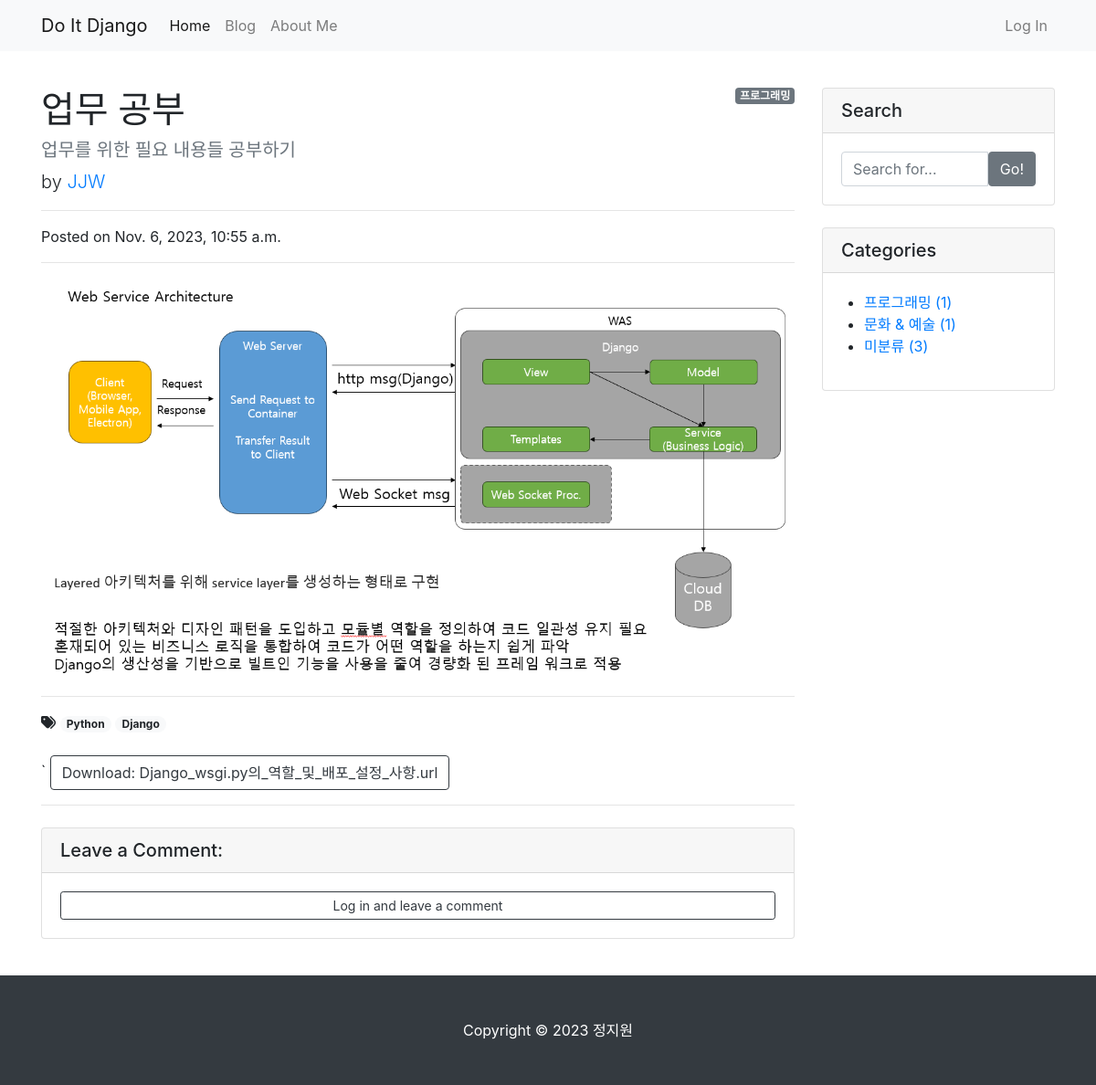
Page /blog/3/ on the earlier database version.
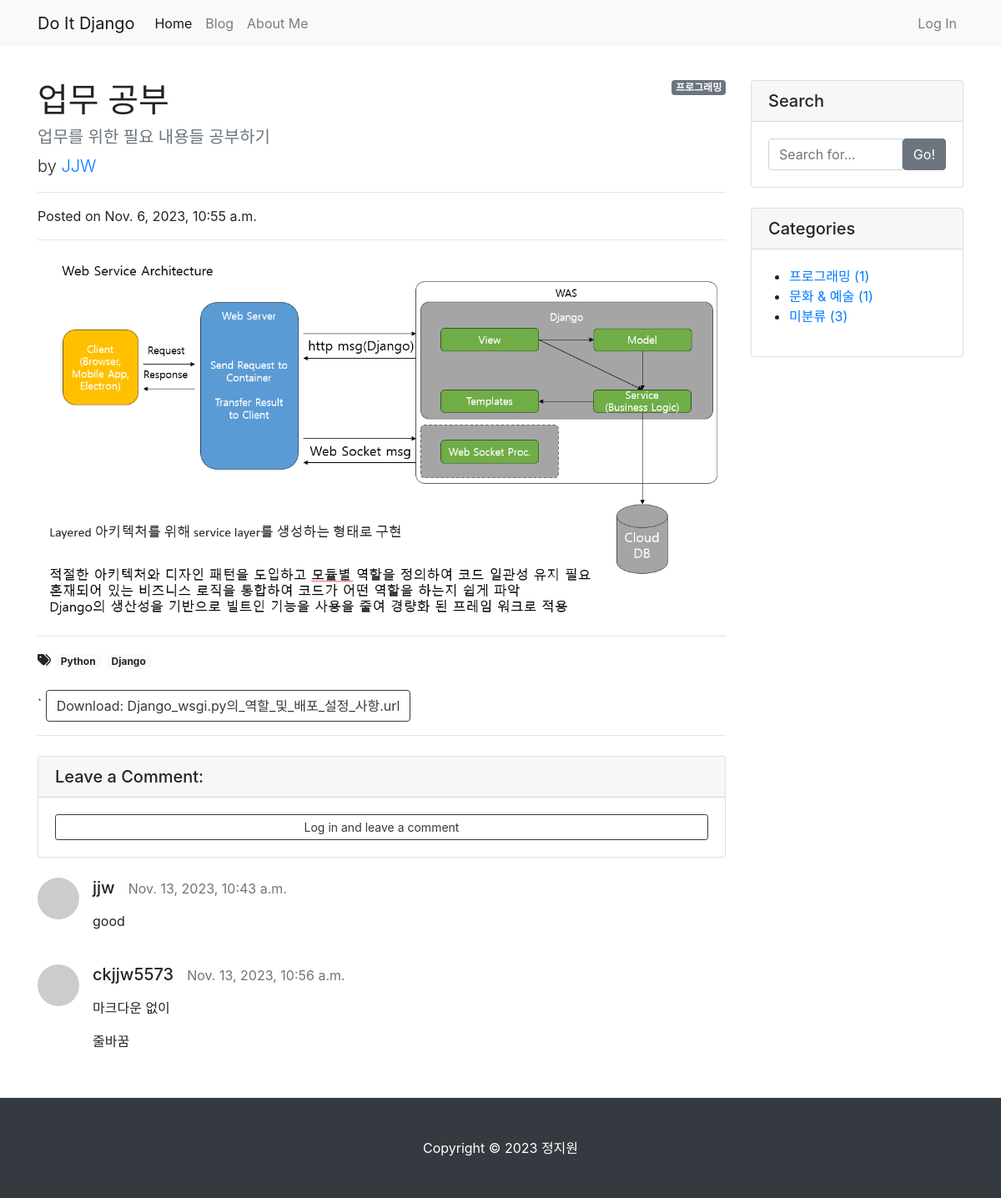
Same page on the later database version.
### blog/models.py (models this page shows, shortened)
class Tag(models.Model):
    name = models.CharField(max_length=50)
    slug = models.SlugField(max_length=200, unique=True, allow_unicode=True)
    def __str__(self):
        return self.name
    def get_absolute_url(self):
        return f'/blog/tag/{self.slug}/'

class Category(models.Model):
    name = models.CharField(max_length=50, unique=True)
    slug = models.SlugField(max_length=200, unique=True, allow_unicode=True)
    def __str__(self):  # 해당 클래스로 만들어진 인스턴트 자체를 출력할 때, 문자열로 설명해주기 위한 메서드이다.
        return self.name
    def get_absolute_url(self):
        return f'/blog/category/{self.slug}/'
    class Meta:
        verbose_name_plural = 'Categories'  # admin 페이지 내의 자동으로 설정된 'Categorys'를 'Categories'로 변경

class Comment(models.Model):
    post = models.ForeignKey(Post, on_delete=models.CASCADE)
    author = models.ForeignKey(User, on_delete=models.CASCADE)
    content = models.TextField()
    created_at = models.DateTimeField(auto_now_add=True)
    modified_at = models.DateTimeField(auto_now=True)

### blog/views.py (the view)
# urls.py: path('<int:pk>/', views.PostDetail.as_view()),
class PostDetail(DetailView):
    model = Post
    def get_context_data(self, **kwargs):
        context = super(PostDetail, self).get_context_data()  # 직속 부모 클래스의 메소드를 사용하기 위함
        context['categories'] = Category.objects.all()
        context['no_category_post_count'] = Post.objects.filter(category=None).count()
        context['comment_form'] = CommentForm
        return context

### blog/models.py (called while the page is built)
    def __str__(self):
        return f'[{self.pk}] {self.title} :: {self.author}'

    def get_file_name(self):
        return os.path.basename(self.file_upload.name)

    def get_content_markdown(self):
        return markdown(self.content)

### blog/templates/blog/post_detail.html (shortened to what this page needs)
{% extends 'blog/base.html' %}
{% load crispy_forms_tags %}
{% block main_area %}
  <div id="post-area">
    {% if post.category %}
      <span class="badge badge-secondary float-right">{{ post.category }}</span>
    {% else %}
      <span class="badge badge-secondary float-right">미분류</span>
    {% endif %}
        <h1 class="mt-4">{{ post.title }}</h1>
        <h5 class="text-muted">{{ post.hook_text }}</h5>
        <p class="lead">
          by
          <a href="#">{{ post.author | upper }}</a>
        </p>
        <hr>
        <p>Posted on {{ post.created_at }}</p>
        <hr>
        {% if post.head_image %}
        <img class="img-fluid rounded" src="{{ post.head_image.url }}" alt="{{ post }} head image">
        {% else %}
        <img class="img-fluid rounded" src="https://picsum.photos/seed/{{ post.id }}/800/200" alt="random_image">
        {% endif %}
        <hr>
        {% if post.tags.exists %}
          <i class="fas fa-tags"></i>
          {% for tag in post.tags.iterator %}
              <a href="{{ tag.get_absolute_url }}"><span class="badge badge-pill badge-light">{{ tag }}</span></a>
          {% endfor %}
          <br />
          <br />`
        {% endif %}
        {% if post.file_upload %}
        <a href="{{ post.file_upload.url }}" class="btn btn-outline-dark" role="button" download>Download: {{ post.get_file_name }}</a>
        {% endif %}
        <hr>
  </div>
  <div id="comment-area">
        <div class="card my-4">
          <h5 class="card-header">Leave a Comment:</h5>
          <div class="card-body">
            {% if user.is_authenticated %}
            <form id="comment-form" method="POST" action="{{ post.get_absolute_url }}new_comment/">
              {% csrf_token %}
              <div class="form-group">
                {{ comment_form | crispy }}
              </div>
              <button type="submit" class="btn btn-primary">Submit</button>
            </form>
            {% else %}
            <a role="button" class="btn btn-outline-dark btn-block btn-sm" href="#" data-toggle="modal" data-target="#loginModal">Log in and leave a comment</a>
            {% endif %}
          </div>
        </div>
      {% if post.comment_set.exists %}
        {% for comment in post.comment_set.iterator %}
        <div class="media mb-4" id="comment-{{ comment.pk }}">
          <img class="d-flex mr-3 rounded-circle" src="http://placehold.it/50x50" alt="">
          <div class="media-body">
            <h5 class="mt-0">{{ comment.author.username }} &nbsp;&nbsp;<small class="text-muted">{{ comment.created_at }}</small></h5>
            <p>{{ comment.content | linebreaks }}</p>
          </div>
        </div>
        {% endfor %}
      {% endif %}
  </div>
{% endblock %}

### blog/templates/blog/base.html (shortened to what this page needs)
<!DOCTYPE html>
<html>
{% load static %}
<head>
    <link rel="stylesheet" href="{% static 'blog/bootstrap/bootstrap.min.css' %}" media="screen">
</head>
<body>
    {% include 'blog/navbar.html' %}
    <div class="container my-3">
        <div class="row">
            <div class="col-md-8 col-lg-9" id="main-area">
                {% block main_area %}
                {% endblock %}
            </div>
            <div class="col-md-4 col-lg-3">
                <div class="card my-4">
                    <h5 class="card-header">Search</h5>
                    <div class="card-body">
                        <div class="input-group">
                            <input type="text" class="form-control" placeholder="Search for...">
                            <span class="input-group-btn">
                                <button class="btn btn-secondary" type="button">Go!</button>
                            </span>
                        </div>
                    </div>
                </div>
                <div class="card my-4">
                    <h5 class="card-header">Categories</h5>
                    <div class="card-body">
                        <div class="row">
                            <ul>
                                {% for category in categories %}
                                <li>
                                    <a href="{{ category.get_absolute_url }}">{{ category }} ({{ category.post_set.count }})</a>
                                </li>
                                {% endfor %}
                                <li>
                                    <a href="/blog/category/no_category/">미분류 ({{ no_category_post_count }})</a>
                                </li>
                            </ul>
                        </div>
                    </div>
                </div>
            </div>
        </div>
    </div>
    {% include 'blog/footer.html' %}
</body>
</html>

Differences in the rows shown:
added Comment: author.username "jjw", created_at "Nov. 13, 2023, 10:43 a.m.", content "good"
added Comment: author.username "ckjjw5573", created_at "Nov. 13, 2023, 10:56 a.m.", content "마크다운 없이 줄바꿈"
